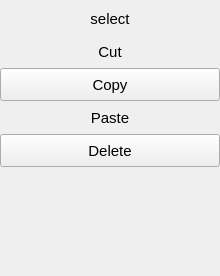
            <widget class="QWidget" name="pseelection">
             <property name="geometry">
              <rect>
               <x>0</x>
               <y>0</y>
               <width>220</width>
               <height>276</height>
              </rect>
             </property>
             <attribute name="label">
              <string>Selection Tools</string>
             </attribute>
             <layout class="QVBoxLayout" name="verticalLayout_8">
              <property name="spacing">
               <number>0</number>
              </property>
              <property name="leftMargin">
               <number>0</number>
              </property>
              <property name="topMargin">
               <number>2</number>
              </property>
              <property name="rightMargin">
               <number>0</number>
              </property>
              <property name="bottomMargin">
               <number>0</number>
              </property>
              <item>
               <widget class="QToolButton" name="select">
                <property name="sizePolicy">
                 <sizepolicy hsizetype="Expanding" vsizetype="Fixed">
                  <horstretch>0</horstretch>
                  <verstretch>0</verstretch>
                 </sizepolicy>
                </property>
                <property name="maximumSize">
                 <size>
                  <width>16777215</width>
                  <height>220</height>
                 </size>
                </property>
                <property name="font">
                 <font>
                  <pointsize>11</pointsize>
                 </font>
                </property>
                <property name="styleSheet">
                 <string notr="true">QToolButton{
Text-align:left;
padding: 5px 5px 5px 5px;
}

QToolButton:checked{
background-color: #212F39; 
}

QToolButton:hover {
background-color: #212F39; 
}
</string>
                </property>
                <property name="text">
                 <string>select</string>
                </property>
                <property name="iconSize">
                 <size>
                  <width>22</width>
                  <height>22</height>
                 </size>
                </property>
                <property name="checkable">
                 <bool>true</bool>
                </property>
                <property name="toolButtonStyle">
                 <enum>Qt::ToolButtonTextBesideIcon</enum>
                </property>
                <property name="autoRaise">
                 <bool>true</bool>
                </property>
               </widget>
              </item>
              <item>
               <widget class="QToolButton" name="cut">
                <property name="sizePolicy">
                 <sizepolicy hsizetype="Expanding" vsizetype="Fixed">
                  <horstretch>0</horstretch>
                  <verstretch>0</verstretch>
                 </sizepolicy>
                </property>
                <property name="minimumSize">
                 <size>
                  <width>0</width>
                  <height>22</height>
                 </size>
                </property>
                <property name="font">
                 <font>
                  <pointsize>11</pointsize>
                 </font>
                </property>
                <property name="styleSheet">
                 <string notr="true">QToolButton{
Text-align:left;
padding: 5px 5px 5px 5px;
}

QToolButton:checked{
background-color: #212F39; 
}

QToolButton:hover {
background-color: #212F39; 
}
</string>
                </property>
                <property name="text">
                 <string>Cut</string>
                </property>
                <property name="icon">
                 <iconset resource="../icons.qrc">
                  <normaloff>:/icons/cut_w.svg</normaloff>:/icons/cut_w.svg</iconset>
                </property>
                <property name="iconSize">
                 <size>
                  <width>20</width>
                  <height>20</height>
                 </size>
                </property>
                <property name="toolButtonStyle">
                 <enum>Qt::ToolButtonTextBesideIcon</enum>
                </property>
                <property name="autoRaise">
                 <bool>true</bool>
                </property>
               </widget>
              </item>
              <item>
               <widget class="QToolButton" name="copy">
                <property name="sizePolicy">
                 <sizepolicy hsizetype="Expanding" vsizetype="Fixed">
                  <horstretch>0</horstretch>
                  <verstretch>0</verstretch>
                 </sizepolicy>
                </property>
                <property name="minimumSize">
                 <size>
                  <width>0</width>
                  <height>22</height>
                 </size>
                </property>
                <property name="font">
                 <font>
                  <pointsize>11</pointsize>
                 </font>
                </property>
                <property name="styleSheet">
                 <string notr="true">QToolButton{
Text-align:left;
padding: 5px 5px 5px 5px;
}

QToolButton:checked{
background-color: #212F39; 
}

QToolButton:hover {
background-color: #212F39; 
}
</string>
                </property>
                <property name="text">
                 <string>Copy</string>
                </property>
                <property name="icon">
                 <iconset resource="../icons.qrc">
                  <normaloff>:/icons/copy_w.svg</normaloff>:/icons/copy_w.svg</iconset>
                </property>
                <property name="iconSize">
                 <size>
                  <width>20</width>
                  <height>20</height>
                 </size>
                </property>
                <property name="toolButtonStyle">
                 <enum>Qt::ToolButtonTextBesideIcon</enum>
                </property>
                <property name="autoRaise">
                 <bool>false</bool>
                </property>
               </widget>
              </item>
              <item>
               <widget class="QToolButton" name="past">
                <property name="sizePolicy">
                 <sizepolicy hsizetype="Expanding" vsizetype="Fixed">
                  <horstretch>0</horstretch>
                  <verstretch>0</verstretch>
                 </sizepolicy>
                </property>
                <property name="minimumSize">
                 <size>
                  <width>0</width>
                  <height>22</height>
                 </size>
                </property>
                <property name="font">
                 <font>
                  <pointsize>11</pointsize>
                 </font>
                </property>
                <property name="styleSheet">
                 <string notr="true">QToolButton{
Text-align:left;
padding: 5px 5px 5px 5px;
}

QToolButton:checked{
background-color: #212F39; 
}

QToolButton:hover {
background-color: #212F39; 
}
</string>
                </property>
                <property name="text">
                 <string>Paste</string>
                </property>
                <property name="icon">
                 <iconset resource="../icons.qrc">
                  <normaloff>:/icons/paste_w.svg</normaloff>:/icons/paste_w.svg</iconset>
                </property>
                <property name="iconSize">
                 <size>
                  <width>20</width>
                  <height>20</height>
                 </size>
                </property>
                <property name="toolButtonStyle">
                 <enum>Qt::ToolButtonTextBesideIcon</enum>
                </property>
                <property name="autoRaise">
                 <bool>true</bool>
                </property>
               </widget>
              </item>
              <item>
               <widget class="QToolButton" name="delet">
                <property name="sizePolicy">
                 <sizepolicy hsizetype="Expanding" vsizetype="Fixed">
                  <horstretch>0</horstretch>
                  <verstretch>0</verstretch>
                 </sizepolicy>
                </property>
                <property name="font">
                 <font>
                  <pointsize>11</pointsize>
                 </font>
                </property>
                <property name="styleSheet">
                 <string notr="true">QToolButton{
Text-align:left;
padding: 5px 5px 5px 5px;
}

QToolButton:checked{
background-color: #212F39; 
}

QToolButton:hover {
background-color: #212F39; 
}
</string>
                </property>
                <property name="text">
                 <string>Delete</string>
                </property>
                <property name="icon">
                 <iconset resource="../icons.qrc">
                  <normaloff>:/icons/delete_w.svg</normaloff>:/icons/delete_w.svg</iconset>
                </property>
                <property name="iconSize">
                 <size>
                  <width>20</width>
                  <height>20</height>
                 </size>
                </property>
                <property name="toolButtonStyle">
                 <enum>Qt::ToolButtonTextBesideIcon</enum>
                </property>
               </widget>
              </item>
              <item>
               <spacer name="verticalSpacer_2">
                <property name="orientation">
                 <enum>Qt::Vertical</enum>
                </property>
                <property name="sizeHint" stdset="0">
                 <size>
                  <width>20</width>
                  <height>40</height>
                 </size>
                </property>
               </spacer>
              </item>
             </layout>
            </widget>
